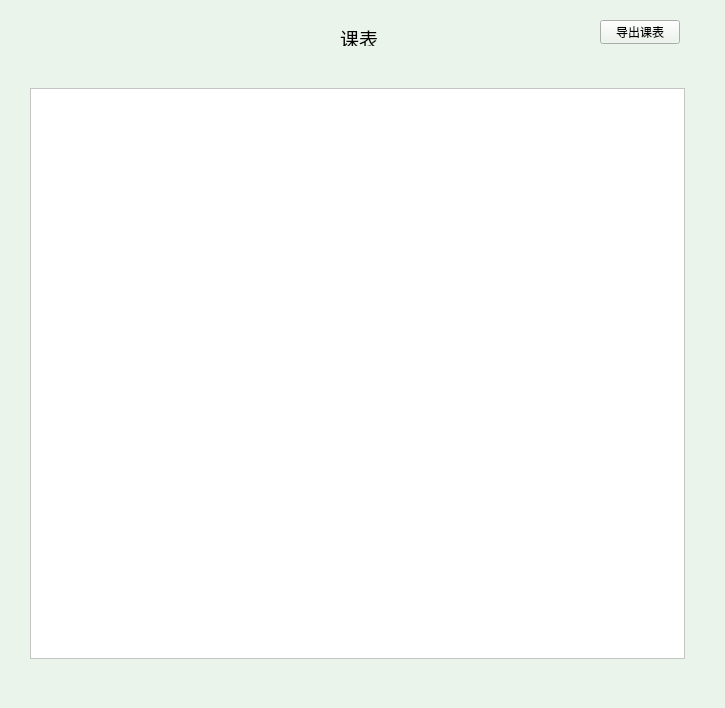
<?xml version="1.0" encoding="UTF-8"?>
<ui version="4.0">
 <class>ClassTable</class>
 <widget class="QWidget" name="ClassTable">
  <property name="geometry">
   <rect>
    <x>0</x>
    <y>0</y>
    <width>725</width>
    <height>708</height>
   </rect>
  </property>
  <property name="minimumSize">
   <size>
    <width>725</width>
    <height>708</height>
   </size>
  </property>
  <property name="maximumSize">
   <size>
    <width>725</width>
    <height>708</height>
   </size>
  </property>
  <property name="windowTitle">
   <string>Form</string>
  </property>
  <property name="styleSheet">
   <string notr="true">background-color: rgb(235, 244, 234);</string>
  </property>
  <widget class="QLabel" name="label">
   <property name="geometry">
    <rect>
     <x>340</x>
     <y>30</y>
     <width>54</width>
     <height>16</height>
    </rect>
   </property>
   <property name="font">
    <font>
     <family>楷体</family>
     <pointsize>14</pointsize>
    </font>
   </property>
   <property name="text">
    <string>课表</string>
   </property>
  </widget>
  <widget class="QTableWidget" name="classtb">
   <property name="geometry">
    <rect>
     <x>30</x>
     <y>88</y>
     <width>655</width>
     <height>571</height>
    </rect>
   </property>
   <property name="minimumSize">
    <size>
     <width>655</width>
     <height>571</height>
    </size>
   </property>
   <property name="maximumSize">
    <size>
     <width>655</width>
     <height>571</height>
    </size>
   </property>
   <property name="font">
    <font>
     <family>微软雅黑</family>
     <pointsize>9</pointsize>
    </font>
   </property>
   <property name="styleSheet">
    <string notr="true">background-color: rgb(255,255,255);</string>
   </property>
  </widget>
  <widget class="QPushButton" name="export_2">
   <property name="geometry">
    <rect>
     <x>600</x>
     <y>20</y>
     <width>80</width>
     <height>24</height>
    </rect>
   </property>
   <property name="text">
    <string>导出课表</string>
   </property>
  </widget>
 </widget>
 <resources/>
 <connections/>
</ui>
